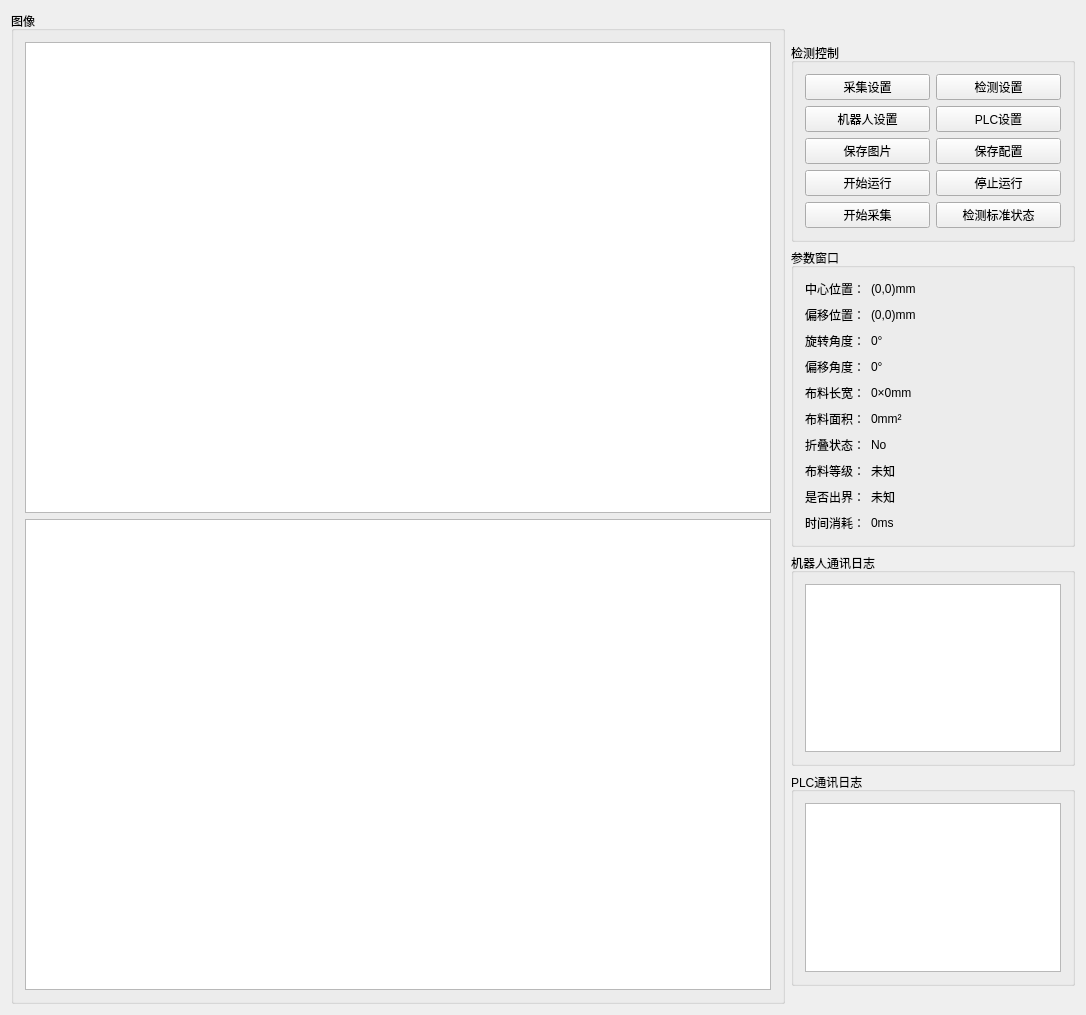
<?xml version="1.0" encoding="UTF-8"?>
<ui version="4.0">
 <class>MainWindowClass</class>
 <widget class="QMainWindow" name="MainWindowClass">
  <property name="geometry">
   <rect>
    <x>0</x>
    <y>0</y>
    <width>1086</width>
    <height>1015</height>
   </rect>
  </property>
  <property name="windowTitle">
   <string>NapkinFolder</string>
  </property>
  <property name="windowIcon">
   <iconset resource="MainWindow.qrc">
    <normaloff>:/NapkinFolder/Resources/icon.ico</normaloff>:/NapkinFolder/Resources/icon.ico</iconset>
  </property>
  <widget class="QWidget" name="centralWidget">
   <layout class="QGridLayout" name="gridLayout">
    <item row="2" column="1">
     <layout class="QVBoxLayout" name="verticalLayout">
      <item>
       <widget class="QLabel" name="bannerLabel">
        <property name="text">
         <string/>
        </property>
        <property name="pixmap">
         <pixmap resource="MainWindow.qrc">:/NapkinFolder/Resources/banner400.png</pixmap>
        </property>
       </widget>
      </item>
      <item>
       <widget class="QGroupBox" name="groupBox_2">
        <property name="sizePolicy">
         <sizepolicy hsizetype="Preferred" vsizetype="Expanding">
          <horstretch>0</horstretch>
          <verstretch>0</verstretch>
         </sizepolicy>
        </property>
        <property name="title">
         <string>检测控制</string>
        </property>
        <layout class="QGridLayout" name="gridLayout_3">
         <item row="0" column="1">
          <widget class="QPushButton" name="imgProcSettingPushButton">
           <property name="text">
            <string>检测设置</string>
           </property>
          </widget>
         </item>
         <item row="4" column="0">
          <widget class="QPushButton" name="startImagePushButton">
           <property name="text">
            <string>开始采集</string>
           </property>
          </widget>
         </item>
         <item row="1" column="0">
          <widget class="QPushButton" name="robotSettingPushButton">
           <property name="text">
            <string>机器人设置</string>
           </property>
          </widget>
         </item>
         <item row="0" column="0">
          <widget class="QPushButton" name="imgGetSettingPushButton">
           <property name="sizePolicy">
            <sizepolicy hsizetype="Minimum" vsizetype="Fixed">
             <horstretch>0</horstretch>
             <verstretch>0</verstretch>
            </sizepolicy>
           </property>
           <property name="text">
            <string>采集设置</string>
           </property>
          </widget>
         </item>
         <item row="4" column="1">
          <widget class="QPushButton" name="checkStandardPushButton">
           <property name="text">
            <string>检测标准状态</string>
           </property>
          </widget>
         </item>
         <item row="1" column="1">
          <widget class="QPushButton" name="plcSettingPushButton">
           <property name="text">
            <string>PLC设置</string>
           </property>
          </widget>
         </item>
         <item row="2" column="0">
          <widget class="QPushButton" name="saveImgPushButton">
           <property name="text">
            <string>保存图片</string>
           </property>
          </widget>
         </item>
         <item row="2" column="1">
          <widget class="QPushButton" name="saveConfigPushButton">
           <property name="text">
            <string>保存配置</string>
           </property>
          </widget>
         </item>
         <item row="3" column="0">
          <widget class="QPushButton" name="startPushButton">
           <property name="text">
            <string>开始运行</string>
           </property>
          </widget>
         </item>
         <item row="3" column="1">
          <widget class="QPushButton" name="stopPushButton">
           <property name="text">
            <string>停止运行</string>
           </property>
          </widget>
         </item>
        </layout>
       </widget>
      </item>
      <item>
       <widget class="QGroupBox" name="groupBox_3">
        <property name="sizePolicy">
         <sizepolicy hsizetype="Preferred" vsizetype="Expanding">
          <horstretch>0</horstretch>
          <verstretch>0</verstretch>
         </sizepolicy>
        </property>
        <property name="title">
         <string>参数窗口</string>
        </property>
        <layout class="QGridLayout" name="gridLayout_5">
         <item row="7" column="0" colspan="2">
          <layout class="QHBoxLayout" name="horizontalLayout_6">
           <item>
            <widget class="QLabel" name="label_22">
             <property name="text">
              <string>折叠状态：</string>
             </property>
            </widget>
           </item>
           <item>
            <widget class="QLabel" name="foldLabel">
             <property name="text">
              <string>No</string>
             </property>
            </widget>
           </item>
           <item>
            <spacer name="horizontalSpacer_7">
             <property name="orientation">
              <enum>Qt::Horizontal</enum>
             </property>
             <property name="sizeHint" stdset="0">
              <size>
               <width>40</width>
               <height>20</height>
              </size>
             </property>
            </spacer>
           </item>
          </layout>
         </item>
         <item row="2" column="0" colspan="2">
          <layout class="QHBoxLayout" name="horizontalLayout_2">
           <item>
            <widget class="QLabel" name="label_2">
             <property name="text">
              <string>偏移位置：</string>
             </property>
            </widget>
           </item>
           <item>
            <widget class="QLabel" name="centerOffsetLabel">
             <property name="text">
              <string>(0,0)mm</string>
             </property>
            </widget>
           </item>
           <item>
            <spacer name="horizontalSpacer_2">
             <property name="orientation">
              <enum>Qt::Horizontal</enum>
             </property>
             <property name="sizeHint" stdset="0">
              <size>
               <width>40</width>
               <height>20</height>
              </size>
             </property>
            </spacer>
           </item>
          </layout>
         </item>
         <item row="3" column="0" colspan="2">
          <layout class="QHBoxLayout" name="horizontalLayout_3">
           <item>
            <widget class="QLabel" name="label_20">
             <property name="text">
              <string>旋转角度：</string>
             </property>
            </widget>
           </item>
           <item>
            <widget class="QLabel" name="angleLabel">
             <property name="text">
              <string>0°</string>
             </property>
            </widget>
           </item>
           <item>
            <spacer name="horizontalSpacer_3">
             <property name="orientation">
              <enum>Qt::Horizontal</enum>
             </property>
             <property name="sizeHint" stdset="0">
              <size>
               <width>40</width>
               <height>20</height>
              </size>
             </property>
            </spacer>
           </item>
          </layout>
         </item>
         <item row="5" column="0" colspan="2">
          <layout class="QHBoxLayout" name="horizontalLayout_5">
           <item>
            <widget class="QLabel" name="label_19">
             <property name="text">
              <string>布料长宽：</string>
             </property>
            </widget>
           </item>
           <item>
            <widget class="QLabel" name="sizeLabel">
             <property name="text">
              <string>0×0mm</string>
             </property>
            </widget>
           </item>
           <item>
            <spacer name="horizontalSpacer_5">
             <property name="orientation">
              <enum>Qt::Horizontal</enum>
             </property>
             <property name="sizeHint" stdset="0">
              <size>
               <width>40</width>
               <height>20</height>
              </size>
             </property>
            </spacer>
           </item>
          </layout>
         </item>
         <item row="6" column="0" colspan="2">
          <layout class="QHBoxLayout" name="horizontalLayout_8">
           <item>
            <widget class="QLabel" name="label_23">
             <property name="text">
              <string>布料面积：</string>
             </property>
            </widget>
           </item>
           <item>
            <widget class="QLabel" name="areaLabel">
             <property name="text">
              <string>0mm²</string>
             </property>
            </widget>
           </item>
           <item>
            <spacer name="horizontalSpacer_8">
             <property name="orientation">
              <enum>Qt::Horizontal</enum>
             </property>
             <property name="sizeHint" stdset="0">
              <size>
               <width>40</width>
               <height>20</height>
              </size>
             </property>
            </spacer>
           </item>
          </layout>
         </item>
         <item row="4" column="0" colspan="2">
          <layout class="QHBoxLayout" name="horizontalLayout_4">
           <item>
            <widget class="QLabel" name="label_3">
             <property name="text">
              <string>偏移角度：</string>
             </property>
            </widget>
           </item>
           <item>
            <widget class="QLabel" name="angleOffsetLabel">
             <property name="text">
              <string>0°</string>
             </property>
            </widget>
           </item>
           <item>
            <spacer name="horizontalSpacer_4">
             <property name="orientation">
              <enum>Qt::Horizontal</enum>
             </property>
             <property name="sizeHint" stdset="0">
              <size>
               <width>40</width>
               <height>20</height>
              </size>
             </property>
            </spacer>
           </item>
          </layout>
         </item>
         <item row="1" column="0" colspan="2">
          <layout class="QHBoxLayout" name="horizontalLayout">
           <item>
            <widget class="QLabel" name="label">
             <property name="text">
              <string>中心位置：</string>
             </property>
            </widget>
           </item>
           <item>
            <widget class="QLabel" name="centerPositionLabel">
             <property name="text">
              <string>(0,0)mm</string>
             </property>
            </widget>
           </item>
           <item>
            <spacer name="horizontalSpacer">
             <property name="orientation">
              <enum>Qt::Horizontal</enum>
             </property>
             <property name="sizeHint" stdset="0">
              <size>
               <width>40</width>
               <height>20</height>
              </size>
             </property>
            </spacer>
           </item>
          </layout>
         </item>
         <item row="8" column="0" colspan="2">
          <layout class="QHBoxLayout" name="horizontalLayout_7">
           <item>
            <widget class="QLabel" name="label_21">
             <property name="text">
              <string>布料等级：</string>
             </property>
            </widget>
           </item>
           <item>
            <widget class="QLabel" name="levelLabel">
             <property name="text">
              <string>未知</string>
             </property>
            </widget>
           </item>
           <item>
            <spacer name="horizontalSpacer_6">
             <property name="orientation">
              <enum>Qt::Horizontal</enum>
             </property>
             <property name="sizeHint" stdset="0">
              <size>
               <width>40</width>
               <height>20</height>
              </size>
             </property>
            </spacer>
           </item>
          </layout>
         </item>
         <item row="10" column="0" colspan="2">
          <layout class="QHBoxLayout" name="horizontalLayout_9">
           <item>
            <widget class="QLabel" name="label_24">
             <property name="text">
              <string>时间消耗：</string>
             </property>
            </widget>
           </item>
           <item>
            <widget class="QLabel" name="timeCostLabel">
             <property name="text">
              <string>0ms</string>
             </property>
            </widget>
           </item>
           <item>
            <spacer name="horizontalSpacer_9">
             <property name="orientation">
              <enum>Qt::Horizontal</enum>
             </property>
             <property name="sizeHint" stdset="0">
              <size>
               <width>40</width>
               <height>20</height>
              </size>
             </property>
            </spacer>
           </item>
          </layout>
         </item>
         <item row="9" column="0" colspan="2">
          <layout class="QHBoxLayout" name="horizontalLayout_10">
           <item>
            <widget class="QLabel" name="label_25">
             <property name="text">
              <string>是否出界：</string>
             </property>
            </widget>
           </item>
           <item>
            <widget class="QLabel" name="boundingLabel">
             <property name="text">
              <string>未知</string>
             </property>
            </widget>
           </item>
           <item>
            <spacer name="horizontalSpacer_10">
             <property name="orientation">
              <enum>Qt::Horizontal</enum>
             </property>
             <property name="sizeHint" stdset="0">
              <size>
               <width>40</width>
               <height>20</height>
              </size>
             </property>
            </spacer>
           </item>
          </layout>
         </item>
        </layout>
       </widget>
      </item>
      <item>
       <widget class="QGroupBox" name="groupBox_4">
        <property name="title">
         <string>机器人通讯日志</string>
        </property>
        <layout class="QGridLayout" name="gridLayout_6">
         <item row="0" column="0">
          <widget class="QPlainTextEdit" name="robotLogTextEdit">
           <property name="sizePolicy">
            <sizepolicy hsizetype="Preferred" vsizetype="Expanding">
             <horstretch>0</horstretch>
             <verstretch>0</verstretch>
            </sizepolicy>
           </property>
           <property name="undoRedoEnabled">
            <bool>false</bool>
           </property>
           <property name="readOnly">
            <bool>true</bool>
           </property>
          </widget>
         </item>
        </layout>
       </widget>
      </item>
      <item>
       <widget class="QGroupBox" name="groupBox_5">
        <property name="title">
         <string>PLC通讯日志</string>
        </property>
        <layout class="QGridLayout" name="gridLayout_7">
         <item row="1" column="0">
          <widget class="QPlainTextEdit" name="plcLogTextEdit">
           <property name="sizePolicy">
            <sizepolicy hsizetype="Preferred" vsizetype="Expanding">
             <horstretch>0</horstretch>
             <verstretch>0</verstretch>
            </sizepolicy>
           </property>
           <property name="undoRedoEnabled">
            <bool>false</bool>
           </property>
           <property name="readOnly">
            <bool>true</bool>
           </property>
          </widget>
         </item>
        </layout>
       </widget>
      </item>
     </layout>
    </item>
    <item row="0" column="0" rowspan="6">
     <widget class="QGroupBox" name="groupBox">
      <property name="sizePolicy">
       <sizepolicy hsizetype="Expanding" vsizetype="Preferred">
        <horstretch>0</horstretch>
        <verstretch>0</verstretch>
       </sizepolicy>
      </property>
      <property name="title">
       <string>图像</string>
      </property>
      <layout class="QGridLayout" name="gridLayout_2">
       <item row="0" column="1">
        <widget class="QGraphicsView" name="srcImgView"/>
       </item>
       <item row="1" column="1">
        <widget class="QGraphicsView" name="dstImgView"/>
       </item>
      </layout>
     </widget>
    </item>
   </layout>
  </widget>
 </widget>
 <layoutdefault spacing="6" margin="11"/>
 <resources>
  <include location="MainWindow.qrc"/>
 </resources>
 <connections/>
</ui>
